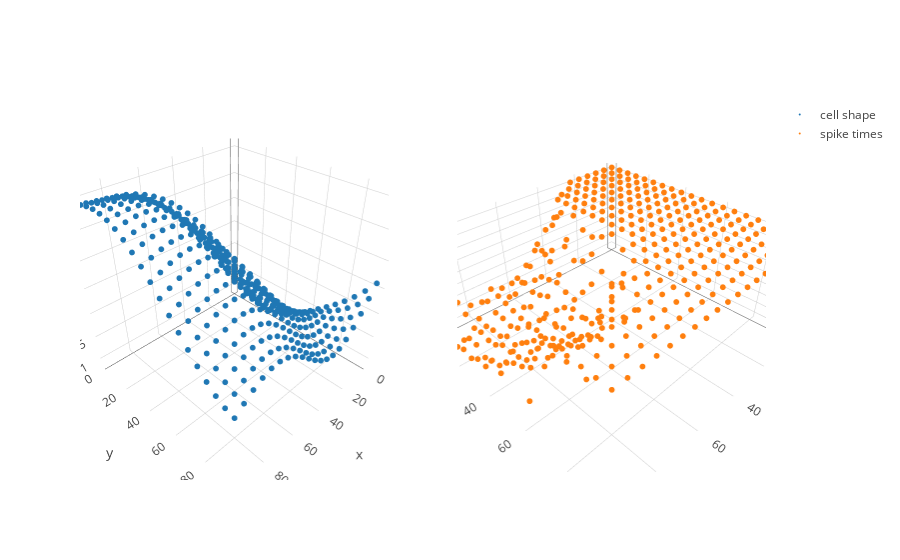

Here is the notebook cell this chart was saved with:
### Code cell
X = sim.sim_X_equispaced(D = 2, N_dim = 20, lower=0, upper=100)
f = sim.sim_f(X, k=GPy.kern.RBF(2, variance=2.0, lengthscale=40.), mu = 3.)

lif_gen = LIFSim()
spikes = lif_gen.sim(f)

trace_func = go.Scatter3d(x = X[:,0], y = X[:,1], z=f, mode = 'markers', marker=dict(size = 2,), name = "cell shape")
trace_draws = go.Scatter3d(x = X[:,0], y = X[:,1], z=spikes, mode = 'markers', marker=dict(size = 2,), name = "spike times")
fig = tools.make_subplots(rows=1, cols=2, specs=[[{'is_3d': True}, {'is_3d': True}]])
fig.append_trace(trace_func, 1, 1)
fig.append_trace(trace_draws, 1, 2)
iplot(fig)

### Figure 1 — Plotly figure (JSON) as saved in the notebook; plotly's stock layout.template omitted (floating-point values rounded to 4 significant figures; data arrays with more than 128 entries replaced by an {"elided": "..."} marker saying what was removed)
{"data": [{"marker": {"size": 2}, "mode": "markers", "name": "cell shape", "scene": "scene1", "type": "scatter3d", "x": {"elided": "400 int values"}, "y": {"elided": "400 int values"}, "z": {"elided": "400 float values"}}, {"marker": {"size": 2}, "mode": "markers", "name": "spike times", "scene": "scene2", "type": "scatter3d", "x": {"elided": "400 int values"}, "y": {"elided": "400 int values"}, "z": {"elided": "400 int values"}}], "layout": {"scene1": {"domain": {"x": [0, 0.45], "y": [0, 1]}}, "scene2": {"domain": {"x": [0.55, 1], "y": [0, 1]}}}}
